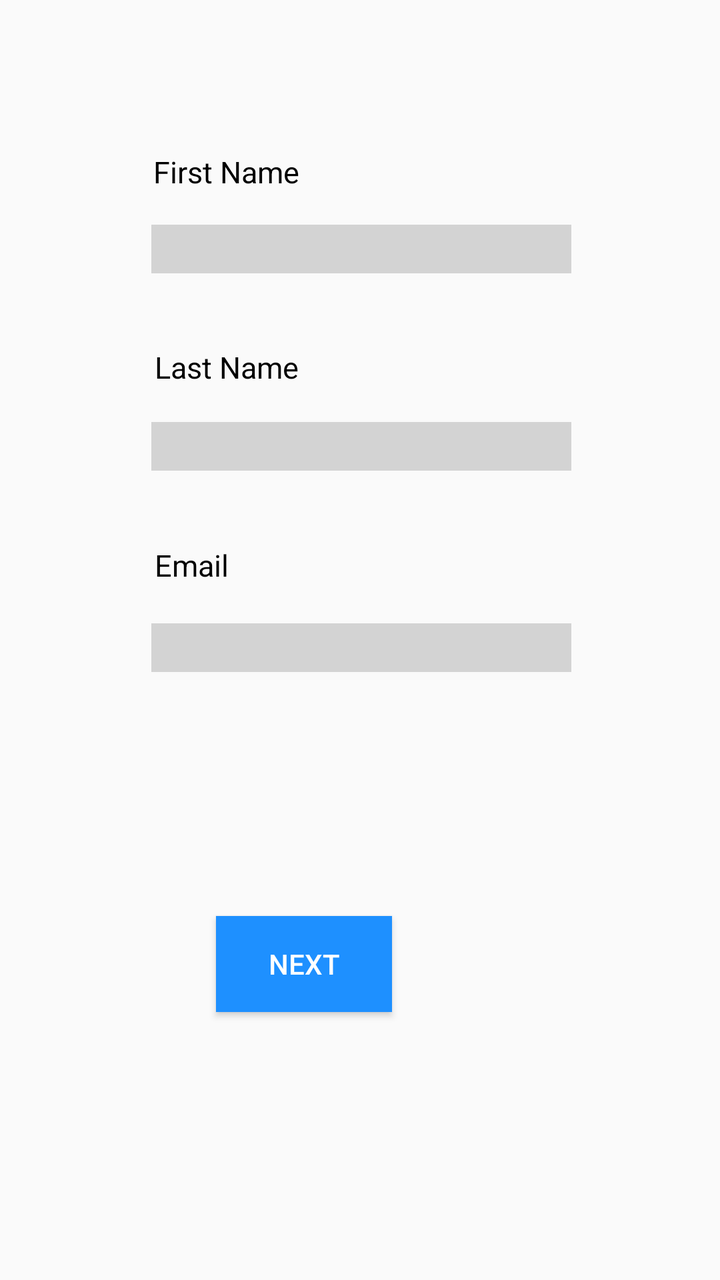
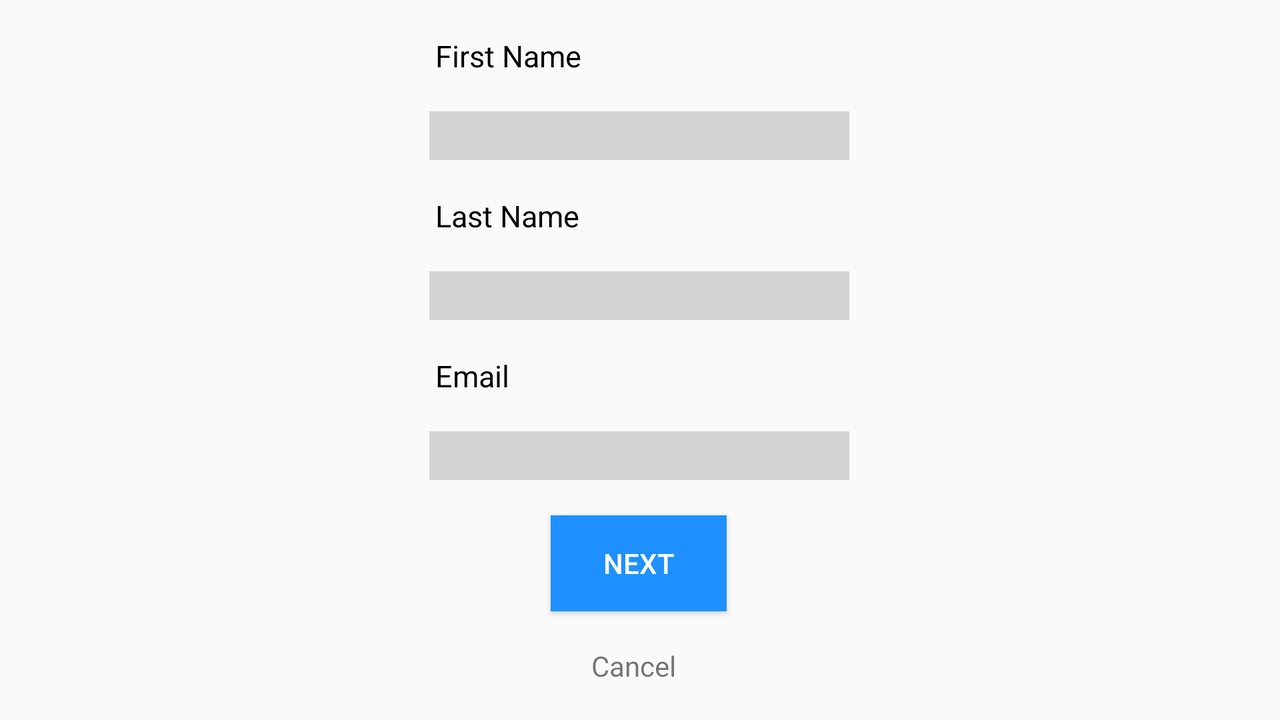

Compare how this app lays out the same screen by default and in its alternative resource folder. The renders come first, then the two layout files and the values they reference.
<!-- AndroidManifest.xml: application theme AppTheme -->
<!-- res/layout/fragment_sign_up.xml -->
<?xml version="1.0" encoding="utf-8"?>
<android.support.constraint.ConstraintLayout xmlns:android="http://schemas.android.com/apk/res/android"
    xmlns:app="http://schemas.android.com/apk/res-auto"
    xmlns:tools="http://schemas.android.com/tools"
    android:layout_width="match_parent"
    android:layout_height="match_parent"
    tools:context=".CustomerCompleteSignUpFragment">

    
    <android.support.constraint.ConstraintLayout xmlns:android="http://schemas.android.com/apk/res/android"
        xmlns:app="http://schemas.android.com/apk/res-auto"
        xmlns:tools="http://schemas.android.com/tools"
        android:layout_width="match_parent"
        android:layout_height="match_parent"
        tools:context=".ContraintPractise"
        tools:layout_editor_absoluteX="0dp"
        tools:layout_editor_absoluteY="37dp">


        <EditText
            android:id="@+id/editText"
            android:layout_width="wrap_content"
            android:layout_height="wrap_content"
            android:layout_marginBottom="8dp"
            android:layout_marginEnd="98dp"
            android:layout_marginStart="99dp"
            android:layout_marginTop="8dp"
            android:background="@color/textBoxColor"
            android:ems="10"
            android:inputType="textPersonName"
            app:layout_constraintBottom_toTopOf="@+id/start_cancel5"
            app:layout_constraintEnd_toEndOf="parent"
            app:layout_constraintStart_toStartOf="parent"
            app:layout_constraintTop_toBottomOf="@+id/start_cancel4"
            app:layout_constraintVertical_bias="0.225" />

        <EditText
            android:id="@+id/editText2"
            android:layout_width="wrap_content"
            android:layout_height="wrap_content"
            android:layout_marginBottom="8dp"
            android:layout_marginEnd="98dp"
            android:layout_marginStart="99dp"
            android:layout_marginTop="8dp"
            android:background="@color/textBoxColor"
            android:ems="10"
            android:inputType="textEmailAddress"
            app:layout_constraintBottom_toTopOf="@+id/next_button"
            app:layout_constraintEnd_toEndOf="parent"
            app:layout_constraintStart_toStartOf="parent"
            app:layout_constraintTop_toBottomOf="@+id/start_cancel7"
            app:layout_constraintVertical_bias="0.088" />

        <EditText
            android:id="@+id/editText3"
            android:layout_width="wrap_content"
            android:layout_height="wrap_content"
            android:layout_marginBottom="8dp"
            android:layout_marginEnd="98dp"
            android:layout_marginStart="99dp"
            android:layout_marginTop="8dp"
            android:background="@color/textBoxColor"
            android:ems="10"
            android:inputType="textPersonName"
            app:layout_constraintBottom_toBottomOf="parent"
            app:layout_constraintEnd_toEndOf="parent"
            app:layout_constraintStart_toStartOf="parent"
            app:layout_constraintTop_toBottomOf="@+id/start_cancel5"
            app:layout_constraintVertical_bias="0.023" />

        <Button
            android:id="@+id/next_button"
            android:layout_width="wrap_content"
            android:layout_height="wrap_content"
            android:layout_marginBottom="8dp"
            android:layout_marginEnd="164dp"
            android:layout_marginStart="159dp"
            android:layout_marginTop="420dp"
            android:background="@color/loginButtonBlue"
            android:text="Next"
            android:textColor="@color/loginWhiteColor"
            app:layout_constraintBottom_toTopOf="@+id/start_cancel"
            app:layout_constraintEnd_toEndOf="parent"
            app:layout_constraintHorizontal_bias="1.0"
            app:layout_constraintStart_toStartOf="parent"
            app:layout_constraintTop_toTopOf="parent"
            app:layout_constraintVertical_bias="0.734" />

        <TextView
            android:id="@+id/start_cancel"
            android:layout_width="wrap_content"
            android:layout_height="19dp"
            android:layout_marginBottom="8dp"
            android:layout_marginEnd="181dp"
            android:layout_marginStart="180dp"
            android:layout_marginTop="8dp"
            android:ems="3"
            android:text="Cancel"
            app:layout_constraintBottom_toBottomOf="parent"
            app:layout_constraintEnd_toEndOf="parent"
            app:layout_constraintStart_toStartOf="parent"
            app:layout_constraintTop_toTopOf="parent"
            app:layout_constraintVertical_bias="0.859" />

        <TextView
            android:id="@+id/start_cancel4"
            android:layout_width="wrap_content"
            android:layout_height="wrap_content"
            android:layout_marginBottom="8dp"
            android:layout_marginEnd="133dp"
            android:layout_marginStart="98dp"
            android:layout_marginTop="8dp"
            android:ems="10"
            android:text="First Name"
            android:textColor="@color/textBlackColor"
            android:textSize="15sp"
            app:layout_constraintBottom_toBottomOf="parent"
            app:layout_constraintEnd_toEndOf="parent"
            app:layout_constraintHorizontal_bias="0.448"
            app:layout_constraintStart_toStartOf="parent"
            app:layout_constraintTop_toTopOf="parent"
            app:layout_constraintVertical_bias="0.112" />

        <TextView
            android:id="@+id/start_cancel5"
            android:layout_width="wrap_content"
            android:layout_height="wrap_content"
            android:layout_marginBottom="8dp"
            android:layout_marginEnd="132dp"
            android:layout_marginStart="99dp"
            android:layout_marginTop="8dp"
            android:ems="10"
            android:text="Last Name"
            android:textColor="@color/textBlackColor"
            android:textSize="15sp"
            app:layout_constraintBottom_toBottomOf="parent"
            app:layout_constraintEnd_toEndOf="parent"
            app:layout_constraintHorizontal_bias="0.459"
            app:layout_constraintStart_toStartOf="parent"
            app:layout_constraintTop_toTopOf="parent"
            app:layout_constraintVertical_bias="0.274" />

        <TextView
            android:id="@+id/start_cancel7"
            android:layout_width="wrap_content"
            android:layout_height="wrap_content"
            android:layout_marginBottom="8dp"
            android:layout_marginEnd="132dp"
            android:layout_marginStart="99dp"
            android:layout_marginTop="8dp"
            android:ems="10"
            android:text="Email"
            android:textColor="@color/textBlackColor"
            android:textSize="15sp"
            app:layout_constraintBottom_toBottomOf="parent"
            app:layout_constraintEnd_toEndOf="parent"
            app:layout_constraintHorizontal_bias="0.459"
            app:layout_constraintStart_toStartOf="parent"
            app:layout_constraintTop_toTopOf="parent"
            app:layout_constraintVertical_bias="0.438" />


    </android.support.constraint.ConstraintLayout>

</android.support.constraint.ConstraintLayout>
<!-- resources referenced by this layout -->
<resources>
  <color name="loginButtonBlue">#1E90FF</color>
  <color name="loginWhiteColor">#FFFFFF</color>
  <color name="textBlackColor">#000000</color>
  <color name="textBoxColor">#D3D3D3</color>
  <style name="AppTheme" parent="Theme.AppCompat.Light.DarkActionBar">
          
          <item name="colorPrimary">@color/colorPrimary</item>
          <item name="colorPrimaryDark">@color/colorPrimaryDark</item>
          <item name="colorAccent">@color/colorAccent</item>
      </style>
  <color name="colorPrimary">#3F51B5</color>
  <color name="colorPrimaryDark">#303F9F</color>
  <color name="colorAccent">#FF4081</color>
</resources>
<!-- res/layout-land/fragment_sign_up.xml (the repository's variant of the layout above) -->
<!-- drawn on the phone turned sideways -->
<?xml version="1.0" encoding="utf-8"?>
<android.support.constraint.ConstraintLayout xmlns:android="http://schemas.android.com/apk/res/android"
    xmlns:app="http://schemas.android.com/apk/res-auto"
    xmlns:tools="http://schemas.android.com/tools"
    android:layout_width="match_parent"
    android:layout_height="match_parent"
    tools:context=".CustomerCompleteSignUpFragment">

    
    <android.support.constraint.ConstraintLayout xmlns:android="http://schemas.android.com/apk/res/android"
        xmlns:app="http://schemas.android.com/apk/res-auto"
        xmlns:tools="http://schemas.android.com/tools"
        android:layout_width="match_parent"
        android:layout_height="match_parent"
        tools:context=".ContraintPractise">


        <EditText
            android:id="@+id/editText"
            android:layout_width="wrap_content"
            android:layout_height="wrap_content"
            android:layout_marginEnd="8dp"
            android:layout_marginStart="8dp"
            android:background="@color/textBoxColor"
            android:ems="10"
            android:inputType="textPersonName"
            app:layout_constraintBottom_toTopOf="@+id/textView5"
            app:layout_constraintEnd_toEndOf="parent"
            app:layout_constraintHorizontal_bias="0.499"
            app:layout_constraintStart_toStartOf="parent"
            app:layout_constraintTop_toBottomOf="@+id/textView4" />

        <EditText
            android:id="@+id/editText2"
            android:layout_width="wrap_content"
            android:layout_height="wrap_content"
            android:layout_marginEnd="8dp"
            android:layout_marginStart="8dp"
            android:background="@color/textBoxColor"
            android:ems="10"
            android:inputType="textEmailAddress"
            app:layout_constraintBottom_toTopOf="@+id/button"
            app:layout_constraintEnd_toEndOf="parent"
            app:layout_constraintHorizontal_bias="0.499"
            app:layout_constraintStart_toStartOf="parent"
            app:layout_constraintTop_toBottomOf="@+id/textView7" />

        <EditText
            android:id="@+id/editText3"
            android:layout_width="wrap_content"
            android:layout_height="wrap_content"
            android:layout_marginEnd="8dp"
            android:layout_marginStart="8dp"
            android:background="@color/textBoxColor"
            android:ems="10"
            android:inputType="textPersonName"
            app:layout_constraintBottom_toTopOf="@+id/textView7"
            app:layout_constraintEnd_toEndOf="parent"
            app:layout_constraintHorizontal_bias="0.499"
            app:layout_constraintStart_toStartOf="parent"
            app:layout_constraintTop_toBottomOf="@+id/textView5" />

        <Button
            android:id="@+id/button"
            android:layout_width="wrap_content"
            android:layout_height="wrap_content"
            android:layout_marginEnd="8dp"
            android:layout_marginStart="8dp"
            android:background="@color/loginButtonBlue"
            android:text="Next"
            android:textColor="@color/loginWhiteColor"
            app:layout_constraintBottom_toTopOf="@+id/textView"
            app:layout_constraintEnd_toEndOf="parent"
            app:layout_constraintHorizontal_bias="0.499"
            app:layout_constraintStart_toStartOf="parent"
            app:layout_constraintTop_toBottomOf="@+id/editText2" />

        <TextView
            android:id="@+id/textView"
            android:layout_width="wrap_content"
            android:layout_height="wrap_content"
            android:layout_marginEnd="8dp"
            android:layout_marginStart="8dp"
            android:ems="3"
            android:text="Cancel"
            app:layout_constraintBottom_toBottomOf="parent"
            app:layout_constraintEnd_toEndOf="parent"
            app:layout_constraintStart_toStartOf="parent"
            app:layout_constraintTop_toBottomOf="@+id/button" />

        <TextView
            android:id="@+id/textView4"
            android:layout_width="wrap_content"
            android:layout_height="wrap_content"
            android:layout_marginEnd="8dp"
            android:layout_marginStart="8dp"
            android:ems="10"
            android:text="First Name"
            android:textColor="@color/textBlackColor"
            android:textSize="15sp"
            app:layout_constraintBottom_toTopOf="@+id/editText"
            app:layout_constraintEnd_toEndOf="parent"
            app:layout_constraintHorizontal_bias="0.469"
            app:layout_constraintStart_toStartOf="parent"
            app:layout_constraintTop_toTopOf="parent" />

        <TextView
            android:id="@+id/textView5"
            android:layout_width="wrap_content"
            android:layout_height="wrap_content"
            android:layout_marginEnd="8dp"
            android:layout_marginStart="8dp"
            android:ems="10"
            android:text="Last Name"
            android:textColor="@color/textBlackColor"
            android:textSize="15sp"
            app:layout_constraintBottom_toTopOf="@+id/editText3"
            app:layout_constraintEnd_toEndOf="parent"
            app:layout_constraintHorizontal_bias="0.469"
            app:layout_constraintStart_toStartOf="parent"
            app:layout_constraintTop_toBottomOf="@+id/editText" />

        <TextView
            android:id="@+id/textView7"
            android:layout_width="wrap_content"
            android:layout_height="wrap_content"
            android:layout_marginEnd="8dp"
            android:layout_marginStart="8dp"
            android:ems="10"
            android:text="Email"
            android:textColor="@color/textBlackColor"
            android:textSize="15sp"
            app:layout_constraintBottom_toTopOf="@+id/editText2"
            app:layout_constraintEnd_toEndOf="parent"
            app:layout_constraintHorizontal_bias="0.469"
            app:layout_constraintStart_toStartOf="parent"
            app:layout_constraintTop_toBottomOf="@+id/editText3" />

    </android.support.constraint.ConstraintLayout>

</android.support.constraint.ConstraintLayout>
